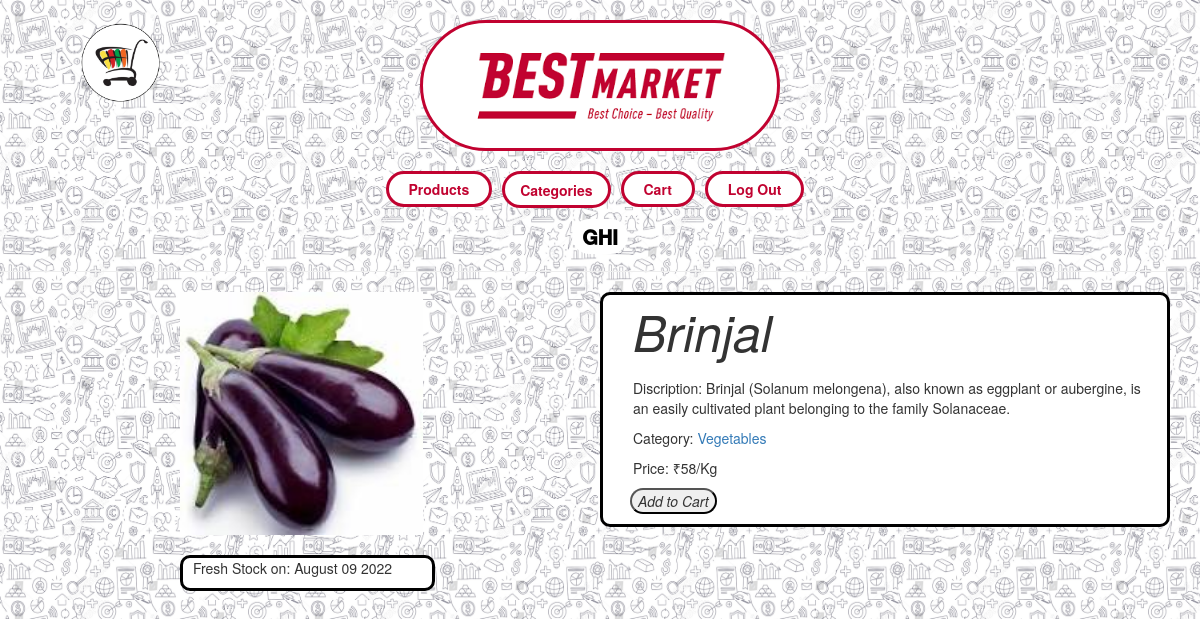
Screenshot of /product/2 (signed in) with the database file from the repository.
### market/models.py (models this page shows, shortened)
class User(AbstractUser):
    pass

class Product(models.Model):
    title = models.CharField(max_length=100)
    description = models.TextField()
    category = models.ForeignKey('Category', on_delete=models.CASCADE, related_name='category_for_the_product', default=3)
    price = models.IntegerField()
    date = models.DateTimeField(default=timezone.now)
    image = models.ImageField(upload_to='images', blank=True, null=True)
    unit = models.ForeignKey('Units', on_delete=models.CASCADE, related_name='units_for_the_product', default=3)
    def datepublished(self):
        return self.date.strftime('%B %d %Y')

class Category(models.Model):
    name = models.CharField(max_length=50)
    def __str__(self):
        return self.name

class Units(models.Model):
    name = models.CharField(max_length=50)
    def __str__(self):
        return self.name

### market/views.py (the view)
# urls.py: path("product/<str:product>", views.product_view, name="product_view"),
def product_view(request, product):
    if request.method == 'GET':
        categories = Category.objects.all()
        if request.user.id is None:
            return redirect('login')
        my_watchlist = Watchlist.objects.get(user=request.user)
        product = Product.objects.get(id=product)
        if (Quantity.objects.filter(user=request.user).filter(products=product)):
            quantity = Quantity.objects.filter(user = request.user).filter(products = product)
            quantity = Quantity.objects.get(id = quantity[0].id)
        else:
            quantity= None
        context = {
            'quantity':quantity,
            'product': product,
            'my_watchlist': my_watchlist,
            'categories': categories,
        }
        return render(request, 'market/product_view.html', context)

### market/templates/market/product_view.html (shortened to what this page needs)
{% extends "market/layout.html" %}
{% load static %}
{% block body %}
<div class="container">
    <div class="row" id="product">
        <div class="col-lg-6 img-product">
            {% if product.image %}
                <img class="img-fluid" src="{{product.image.url}}" alt="connect" style="max-height:300px; width: 60%;">
            {% endif %}
            <div class="p-stock">
                <p class="product product-description product-date">Fresh Stock on: {{product.datepublished}}</p>
            </div>
        </div>
        <div class="col-lg-6 product-card" style="background-color: white; border-radius: 10px; border-color: black; border-style: solid;">
            <p class="product-title" style="font-size: 50px;"><i>{{product.title}}</i></p>
            <p class="product-description">Discription: {{product.description}}</p>
            <p class="product product-description product-category">Category: <a class="" href="{% url 'category' category=product.category.name %}">{{product.category}}</a></p>
            <p class="product-price">Price:  &#8377;{{product.price}}/{{product.unit}}</p>
            {% if request.user != product.user %}
                <div class="row view-product-row">
                        {% if product not in my_watchlist.products.all %}
                            <form id="addToWatchlist" action="{% url 'add_to_watchlist' product=product.id %}">
                                <button id="button-product" class="button-product-add-cart" type="submit" style="border-radius: 25px;"><i id="heart" class="fa fa-heart-o"> Add to Cart</i></button>
                            </form>
                        {% endif %}
                </div>
            {% endif %}
        </div>
    </div>
</div>
{% endblock %}

### market/templates/market/layout.html (shortened to what this page needs)
{% load static %}
<!DOCTYPE html>
<html lang="en">
    <head>
        <link rel="stylesheet" href="https://stackpath.bootstrapcdn.com/bootstrap/4.4.1/css/bootstrap.min.css">
        <link rel="stylesheet" href="https://maxcdn.bootstrapcdn.com/bootstrap/3.4.1/css/bootstrap.min.css">
        <link href="{% static 'market/styles.css' %}" rel="stylesheet">
    </head>
    <body>
        <div style="text-align: center;">
            <div class="left-logo" style="margin-left: 8rem; position: fixed;">
                <img src="{% static 'market/logo.png' %}" width="80px">
            </div>
            <div style="width: 100%; position: relative;">
                <div class="right-logo" style="border-radius: 100px; padding: 20px; background-color: white; border:solid; border-color: #c10230; margin-top: 2rem;">
                    <img src="{% static 'market/images.png' %}" width="250px">
                </div>
            </div>
        </div>
        <br/>
            <ul class="nav sticky-div" style="justify-content: center; width: 100%;">
                <li class="nav-item handle-product" style="padding-right: 10px;">
                    <b>
                        <a class="{% if request.resolver_match.url_name == 'index' %}nav-link active{%else%}nav-link unactive{% endif %}" href="{% url 'index' %}">Products</a>
                    </b>
                </li>
                {% if categories %}
                <nav class="nav-item" style="padding-right: 10px;">
                    <div class="mx-auto order-0">
                        <ul class="navbar-nav ml-auto">
                            <li class="nav-item dropdown category ">
                                <a class="{% if request.resolver_match.url_name == 'category' %}nav-link active{%else%}nav-link unactive{% endif %}" href="#" id="navbarDropdown" role="button" data-toggle="dropdown" aria-haspopup="true" aria-expanded="false" style="padding-left: 15px; padding-right: 15px; padding-top: 5.5px; padding-bottom: 5px;" onclick="setClass()">
                                    <span><b>Categories</b></span>
                                </a>
                            </li>
                        </ul>
                    </div>
                </nav>
                {% endif %}
                {% if user.is_authenticated %}
                    <li class="nav-item handle-cart" style="padding-right: 10px;">
                        <b>
                            <a class="{% if request.resolver_match.url_name == 'watchlist' %}nav-link active{%else%}nav-link unactive{% endif %}" href="{% url 'watchlist' %}">Cart</a>
                        </b>
                    </li>
                    <li class="nav-item" style="padding-right: 10px;">
                        <b>
                            <a class="{% if request.resolver_match.url_name == 'logout' %}nav-link active{%else%}nav-link unactive{% endif %}" href="{% url 'logout' %}">Log Out</a>
                        </b>
                    </li>
                {% endif %}
            </ul>
            <div class="sticky-div2" style="text-align: center; margin-top: 15px;">
                {% if user.is_authenticated %}
                <span style="padding: 3px; margin-top: 5px; font-weight: 1000; font-size: 20px; background-color: white; border-radius: 25px; padding-left: 10px; padding-right: 10px;">
                    <span style="font-weight: 1200; color: rgb(0, 0, 0);">{{user.username | upper}}</span>
                </span>
                {% endif %}
            </div>
        <hr>
        {% block body %}
        {% endblock %}
    </body>
</html>

### market/static/market/styles.css (style rules this page uses)
body { background-color: white; height: 100%; background-image: url('./321.jpg'); background-size: 300px 300px; background-attachment: fixed; }
.button-product-add-cart { margin-left: 1.2rem; }
.unactive { background-color: white; color: #c10230; border-radius: 25px; padding-left: 20px; padding-right: 20px; border: solid; border-color: #c10230; }
.right-logo { margin-left: 39%; margin-right: 39%; }
@media (max-width:1400px) { .right-logo { margin-left: 37%; margin-right: 37%; } }
@media (max-width:1200px) { .right-logo { margin-left: 35%; margin-right: 35%; } }
.product-card { text-align: left; padding-left: 30px; }
.product-card { margin-right: auto; }
.p-stock { background-color: white; margin-top: 20px; padding-left: 10px; margin-right: 150px; border-radius: 10px; border-color: black; border-style: solid; }
.img-product { padding-left: 15rem; }
.product-card { margin-bottom: auto; }

### rows the page displays
User: username "GHI"
Product: image (picture), datepublished "August 09 2022", title "Brinjal", description "Brinjal (Solanum melongena), also known as eggplant or aubergine, is an easily cultivated plant belonging to the family Solanaceae.", category "Vegetables", price "58", unit "Kg"
